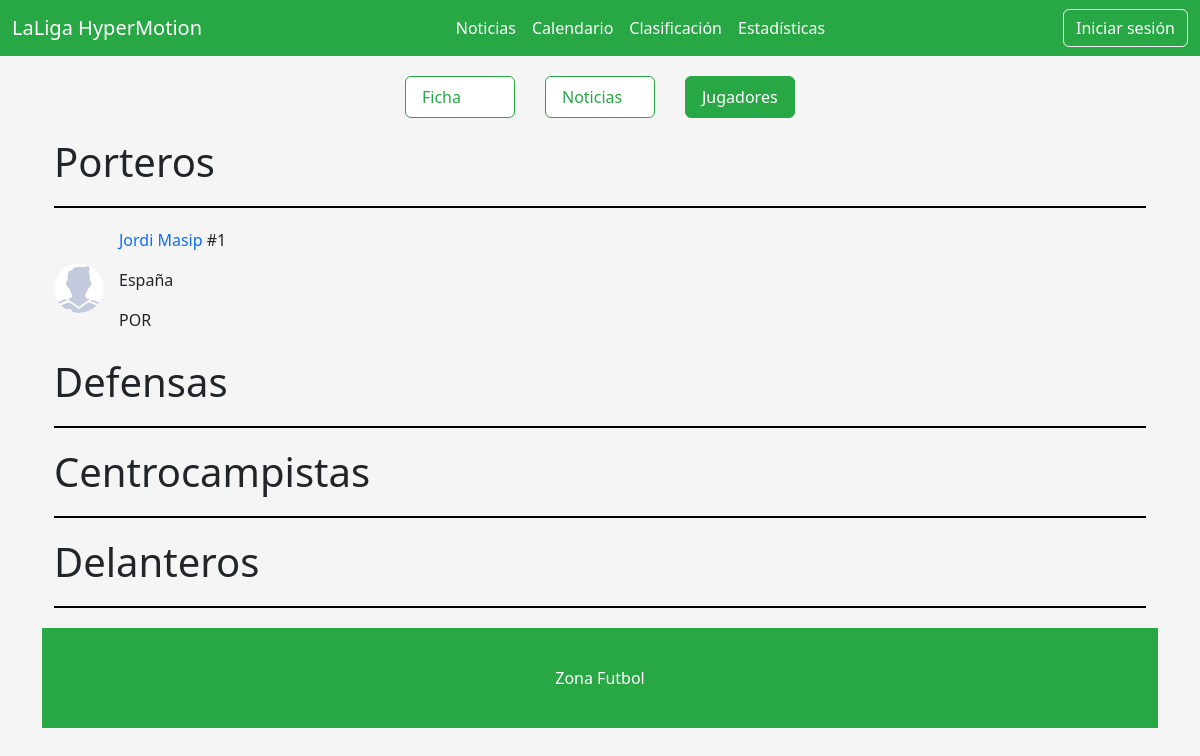
Before: /pages/jugadores_equipo.php?equipo_id=8 with the older database file.
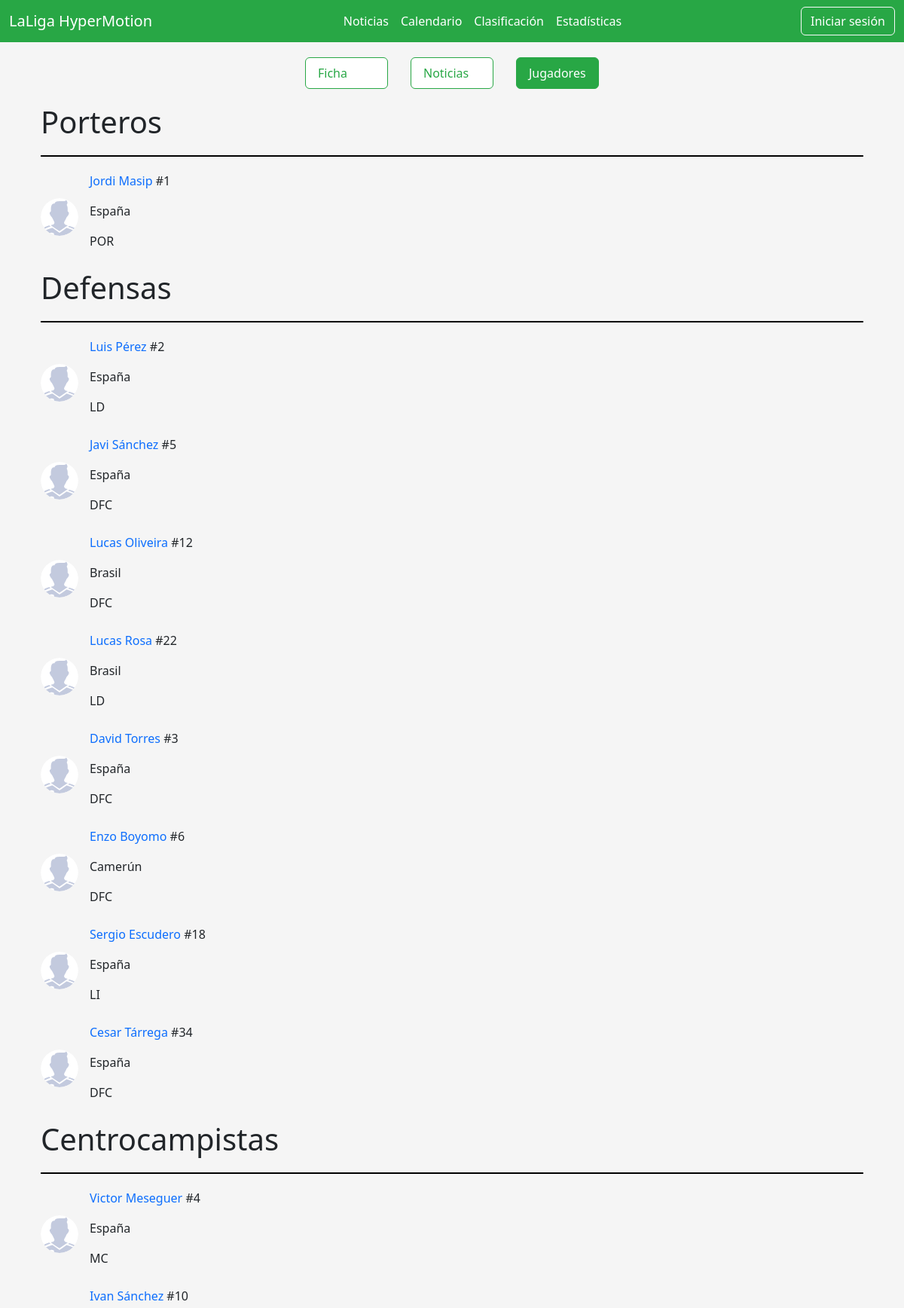
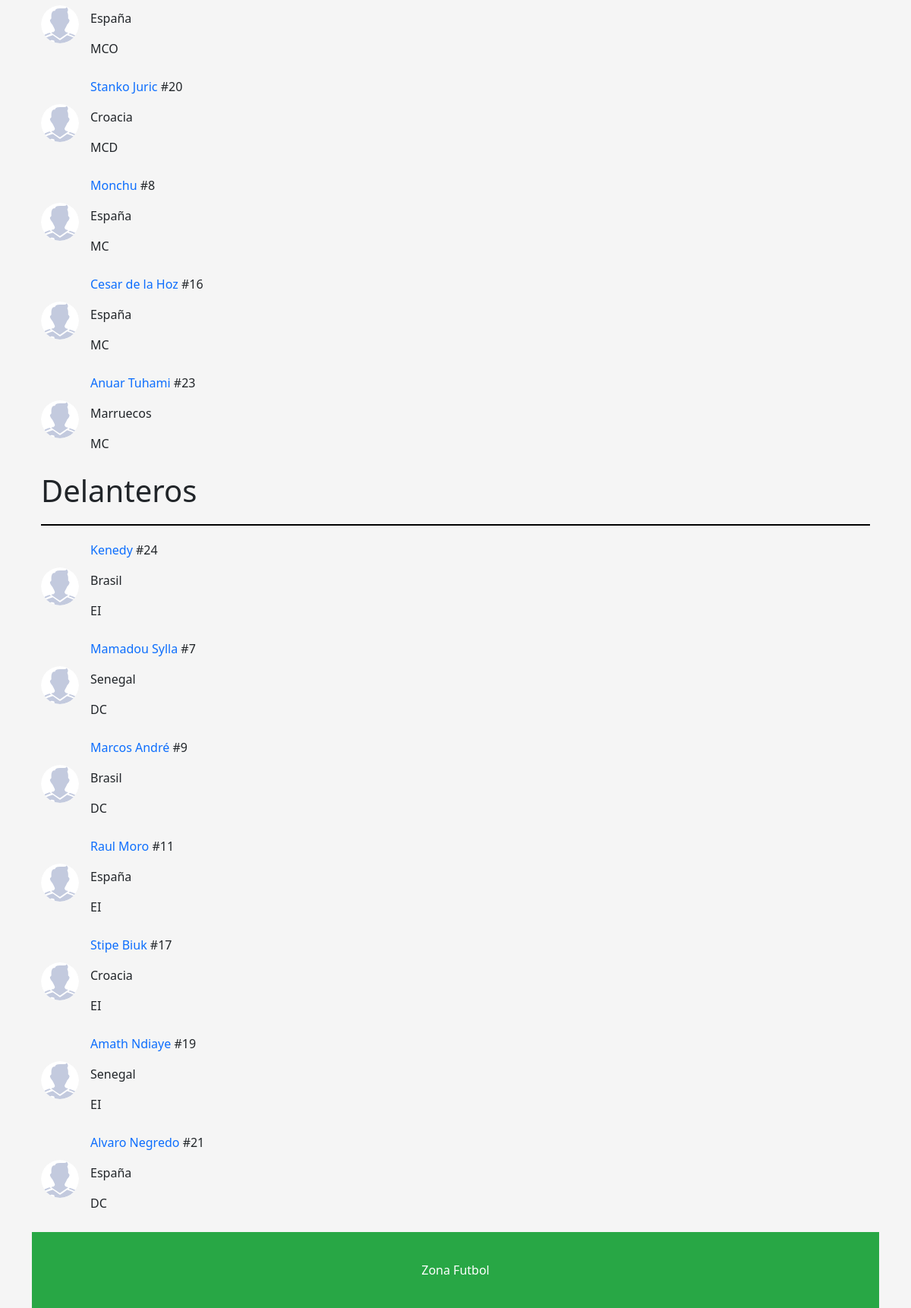
After: the same page with the newer database file (2 pictures, top to bottom).
### tables this page shows
CREATE TABLE `Jugadores` (
  `jugador_id` int(11) NOT NULL,
  `equipo_id` int(11) DEFAULT NULL,
  `nombre` varchar(100) NOT NULL,
  `posicion` varchar(50) DEFAULT NULL,
  `numero_camiseta` int(11) DEFAULT NULL,
  `fecha_nacimiento` date DEFAULT NULL,
  `nacionalidad` varchar(50) DEFAULT NULL,
  `altura` decimal(5,2) DEFAULT NULL,
  `peso` decimal(5,2) DEFAULT NULL,
  `historial` text DEFAULT NULL,
  `goles` int(11) DEFAULT NULL,
  `asistencias` int(11) DEFAULT NULL,
  `partidos_jugados` int(11) DEFAULT NULL,
  `tarjetas_amarillas` int(11) DEFAULT NULL,
  `tarjetas_rojas` int(11) DEFAULT NULL,
  `imagen_url` varchar(255) DEFAULT NULL,
  `descripcion` text DEFAULT NULL,
  `twitter_url` varchar(255) DEFAULT NULL,
  `instagram_url` varchar(255) DEFAULT NULL,
  `tiktok_url` varchar(255) DEFAULT NULL
);

### components/config/config.php (called while the page is built, shortened)
<?php
require_once (__DIR__ . "/../clases/clase_jugadores.php");
try {
    $conexion = new PDO("mysql:host=localhost;dbname=zonafutbol","root","");
    $conexion->setAttribute(PDO::ATTR_ERRMODE, PDO::ERRMODE_EXCEPTION);
    $conexion->exec("SET CHARACTER SET utf8");
    $jugadores = new Jugadores($conexion);
} catch (PDOException $e) {
    die("Error de conexión a la base de datos: " . $e->getMessage());
}
?>

### components/clases/clase_jugadores.php (called while the page is built, shortened)
<?php
class Jugadores {
    private $db;
    public function __construct($db) {
        $this->db = $db;
    }
    public function traerJugadoresEquipo($id_equipo){
        $query = "SELECT * FROM Jugadores WHERE equipo_id = $id_equipo";
        $stmt = $this->db->prepare($query);
        $stmt->execute();
        $result = $stmt->fetchAll(PDO::FETCH_OBJ);
        return $result;
    }
}
?>

### pages/jugadores_equipo.php (the view, shortened to what this page needs)
<?php
include "../components/config/config.php";
$juga = $jugadores->traerJugadoresEquipo($_GET['equipo_id']);
?>
<!DOCTYPE html>
<html lang="en">
<head>
    <?php include "../components/header/links_header.php" ?>
    <link rel="stylesheet" href="../css/noticias_equipo.css">
</head>
<body>
    <?php include "../components/header/navbar2_2.php" ?>
    <div class="container">
        <div class="mini-nav">
            <ul class="nav nav-pills">
                <li class="nav-item">
                    <a class="nav-link" href="equipo.php?equipo_id=<?php echo $_GET['equipo_id'] ?>">Ficha</a>
                </li>
                <li class="nav-item">
                    <a class="nav-link" href="noticias_equipo.php?equipo_id=<?php echo $_GET['equipo_id'] ?>">Noticias</a>
                </li>
                <li class="nav-item">
                    <a class="nav-link active" href="jugadores_equipo.php?equipo_id=<?php echo $_GET['equipo_id'] ?>">Jugadores</a>
                </li>
            </ul>
        </div>
        <div class="container">
            <h1>Porteros</h1>
            <div class="linea-separadora"></div>
            <?php
            foreach ($juga as $key => $value) {
                if ($value->posicion == 'por') {
                    echo "<div class='jugador'>";
                    echo "<img src='../img/default.svg'>";
                    echo "<div>";
                    ?>
                    <p><a href="jugador.php?jugador_id=<?php echo $value->jugador_id ?>"><?php echo $value->nombre?></a> <?php echo "#" . $value->numero_camiseta ?></p>
                    <?php
                    echo "<p>" . $value->nacionalidad . "</p>";
                    echo "<p>" . strtoupper($value->posicion) . "</p>";
                    echo "</div>";
                    echo "</div>";
                }
            }
            ?>
        </div>
        <div class="container">
            <h1>Defensas</h1>
            <div class="linea-separadora"></div>
            <?php
            foreach ($juga as $key => $value) {
                if ($value->posicion == 'li' || $value->posicion == 'ld' || $value->posicion == 'dfc' || $value->posicion == 'cad' || $value->posicion == 'cai') {
                    echo "<div class='jugador'>";
                    echo "<img src='../img/default.svg'>";
                    echo "<div>";
                    ?>
                    <p><a href="jugador.php?jugador_id=<?php echo $value->jugador_id ?>"><?php echo $value->nombre?></a> <?php echo "#" . $value->numero_camiseta ?></p>
                    <?php
                    echo "<p>" . $value->nacionalidad . "</p>";
                    echo "<p>" . strtoupper($value->posicion) . "</p>";
                    echo "</div>";
                    echo "</div>";
                }
            }
            ?>
        </div>
        <div class="container">
            <h1>Centrocampistas</h1>
            <div class="linea-separadora"></div>
            <?php
            foreach ($juga as $key => $value) {
                if ($value->posicion == 'mcd' || $value->posicion == 'mc' || $value->posicion == 'md' || $value->posicion == 'mi' || $value->posicion == 'mco') {
                    echo "<div class='jugador'>";
                    echo "<img src='../img/default.svg'>";
                    echo "<div>";
                    ?>
                    <p><a href="jugador.php?jugador_id=<?php echo $value->jugador_id ?>"><?php echo $value->nombre?></a> <?php echo "#" . $value->numero_camiseta ?></p>
                    <?php
                    echo "<p>" . $value->nacionalidad . "</p>";
                    echo "<p>" . strtoupper($value->posicion) . "</p>";
                    echo "</div>";
                    echo "</div>";
                }
            }
            ?>
        </div>
        <div class="container">
            <h1>Delanteros</h1>
            <div class="linea-separadora"></div>
            <?php
            foreach ($juga as $key => $value) {
                if ($value->posicion == 'sd' || $value->posicion == 'dc' || $value->posicion == 'ei' || $value->posicion == 'ed') {
                    echo "<div class='jugador'>";
                    echo "<img src='../img/default.svg'>";
                    echo "<div>";
                    ?>
                    <p><a href="jugador.php?jugador_id=<?php echo $value->jugador_id ?>"><?php echo $value->nombre?></a> <?php echo "#" . $value->numero_camiseta ?></p>
                    <?php
                    echo "<p>" . $value->nacionalidad . "</p>";
                    echo "<p>" . strtoupper($value->posicion) . "</p>";
                    echo "</div>";
                    echo "</div>";
                }
            }
            ?>
        </div>
        <?php include "../components/header/footer.php" ?>
</body>
</html>

### components/header/links_header.php (shortened to what this page needs)
<link href="https://cdn.jsdelivr.net/npm/bootstrap@5.3.3/dist/css/bootstrap.min.css" rel="stylesheet">
<link rel="stylesheet" href="https://cdn.jsdelivr.net/npm/bootstrap-icons@1.10.2/font/bootstrap-icons.css">

### components/header/navbar2_2.php (shortened to what this page needs)
<?php
$current_page = $_SERVER['REQUEST_URI'];
?>
<nav class="navbar navbar-expand-lg navbar-green">
    <div class="container-fluid">
        <a class="navbar-brand" href="../index.php">LaLiga HyperMotion</a>
        <div class="collapse navbar-collapse justify-content-center" id="navbarNav">
            <ul class="navbar-nav">
                <li class="nav-item <?php echo strpos($current_page, 'index.php') !== false || strpos($current_page, 'noticia.php') !== false  ? 'active' : ''; ?>">
                    <a class="nav-link" href="../index.php">Noticias</a>
                </li>
                <li class="nav-item <?php echo strpos($current_page, 'calendario.php') !== false ? 'active' : ''; ?>">
                    <a class="nav-link" href="calendario.php">Calendario</a>
                </li>
                <li class="nav-item <?php echo strpos($current_page, 'clasificacion.php') !== false ? 'active' : ''; ?>">
                    <a class="nav-link" href="clasificacion.php">Clasificación</a>
                </li>
                <li class="nav-item <?php echo strpos($current_page, 'estadisticas.php') !== false || strpos($current_page, 'tarjetas.php') !== false || strpos($current_page, 'asistencias.php') !== false   ? 'active' : ''; ?>">
                    <a class="nav-link" href="estadisticas.php">Estadísticas</a>
                </li>
            </ul>
        </div>
        <div class="d-flex">
            <?php
            if (isset($_SESSION['username'])) {
                echo "<div class='contenedor'>";
                echo "<p class='pblanco'>" . $_SESSION['username'] . "</p>"; ?>
                <button type="button" onclick="window.location.href='../logout.php'" class="logout"><i class="bi bi-box-arrow-left"></i></button>
            <?php echo "</div>";
            } else {
            ?>
                <button class="btn btn-outline-light ms-auto" type="button" onclick="window.location.href='../inicio_sesion.php'">Iniciar sesión</button>
            <?php
            }
            ?>
        </div>
    </div>
</nav>

### components/header/footer.php (shortened to what this page needs)
<footer class="footer">
        Zona Futbol
</footer>

### css/noticias_equipo.css (style rules this page uses)
body, .list-group-item, .card { background-color: #f5f5f5; }
.mini-nav .nav-link { margin: 0 15px; }
.mini-nav { display: flex; justify-content: center; margin-top: 20px; margin-bottom: 20px; }
.mini-nav li { width: 140px; }
.mini-nav .nav-link.active { background-color: #28a745; border-color: #28a745; color: #fff; }
.mini-nav .nav-link { background-color: #fff; color: #28a745; border: 1px solid #28a745; }

### pages/jugadores_equipo.php (style rules this page uses)
.linea-separadora { border-bottom: 2px solid #000; margin: 20px 0; }
.jugador { display: flex; align-items: center; margin: 10px 0; }
.jugador img { width: 50px; height: 50px; margin-right: 15px; object-fit: cover; border-radius: 50%; }
a { text-decoration: none; }

### components/header/navbar2_2.php (style rules this page uses)
.navbar-green { background-color: #28a745; }
.navbar-green .navbar-brand, .navbar-green .nav-link, .navbar-green .btn { color: #fff; }

### components/header/footer.php (style rules this page uses)
.footer { background-color: #28a745; color: white; text-align: center; padding: 10px 0; width: 100%; bottom: 0; height: 100px; display: flex; justify-content: center; align-items: center; }

Changed rows visible on the page:
added jugadores: nombre "Luis Pérez", numero_camiseta "2", nacionalidad "España", posicion "LD", shown under "Defensas"
added jugadores: nombre "Javi Sánchez", numero_camiseta "5", nacionalidad "España", posicion "DFC", shown under "Defensas"
added jugadores: nombre "Lucas Oliveira", numero_camiseta "12", nacionalidad "Brasil", posicion "DFC", shown under "Defensas"
added jugadores: nombre "Lucas Rosa", numero_camiseta "22", nacionalidad "Brasil", posicion "LD", shown under "Defensas"
added jugadores: nombre "David Torres", numero_camiseta "3", nacionalidad "España", posicion "DFC", shown under "Defensas"
added jugadores: nombre "Enzo Boyomo", numero_camiseta "6", nacionalidad "Camerún", posicion "DFC", shown under "Defensas"
added jugadores: nombre "Sergio Escudero", numero_camiseta "18", nacionalidad "España", posicion "LI", shown under "Defensas"
added jugadores: nombre "Cesar Tárrega", numero_camiseta "34", nacionalidad "España", posicion "DFC", shown under "Defensas"
added jugadores: nombre "Victor Meseguer", numero_camiseta "4", nacionalidad "España", posicion "MC", shown under "Centrocampistas"
added jugadores: nombre "Ivan Sánchez", numero_camiseta "10", nacionalidad "España", posicion "MCO", shown under "Centrocampistas"
added jugadores: nombre "Stanko Juric", numero_camiseta "20", nacionalidad "Croacia", posicion "MCD", shown under "Centrocampistas"
added jugadores: nombre "Monchu", numero_camiseta "8", nacionalidad "España", posicion "MC", shown under "Centrocampistas"
added jugadores: nombre "Cesar de la Hoz", numero_camiseta "16", nacionalidad "España", posicion "MC", shown under "Centrocampistas"
added jugadores: nombre "Anuar Tuhami", numero_camiseta "23", nacionalidad "Marruecos", posicion "MC", shown under "Centrocampistas"
added jugadores: nombre "Kenedy", numero_camiseta "24", nacionalidad "Brasil", posicion "EI", shown under "Delanteros"
added jugadores: nombre "Mamadou Sylla", numero_camiseta "7", nacionalidad "Senegal", posicion "DC", shown under "Delanteros"
added jugadores: nombre "Marcos André", numero_camiseta "9", nacionalidad "Brasil", posicion "DC", shown under "Delanteros"
added jugadores: nombre "Raul Moro", numero_camiseta "11", nacionalidad "España", posicion "EI", shown under "Delanteros"
added jugadores: nombre "Stipe Biuk", numero_camiseta "17", nacionalidad "Croacia", posicion "EI", shown under "Delanteros"
added jugadores: nombre "Amath Ndiaye", numero_camiseta "19", nacionalidad "Senegal", posicion "EI", shown under "Delanteros"
added jugadores: nombre "Alvaro Negredo", numero_camiseta "21", nacionalidad "España", posicion "DC", shown under "Delanteros"
